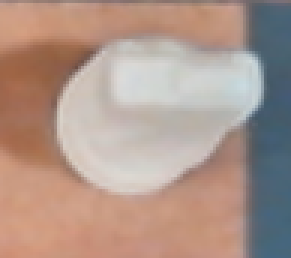
#> input picture ChessStuff/piece_templates/white_knight_01d.png, 97 x 86 px (shown 3 times larger)
$ python -i board_vision_feature_matching.py   (imports and definitions only)
#> lines starting #> are read from the running program, lines starting #| are printed output that depends on the picture
#> further down, picture is the input picture: shape (86, 97, 3); mean B, G, R 139.7, 150.8, 174.5
import cv2
import numpy as np
import sys
import os

# Path fix
current_dir = os.path.dirname(os.path.abspath(__file__))
project_root = os.path.dirname(current_dir)
sys.path.insert(0, project_root)

# Import HDR function
# [6 lines not run here, left out]

# ================== CONFIG ==================
BOARD_SIZE_CM = 40.0
SQUARE_SIZE_CM = BOARD_SIZE_CM / 8.0
TEMPLATES_DIR = r"C:\Users\tkubi\Documents\GithubRepos\CAD Applications Final Project\6DOF_Chess_Bot\ChessStuff\piece_templates"
THRESHOLD = 0.75          # kept for compatibility (not used in feature mode)
CAMERA_INDEX = 0

CROP_LEFT_PX = 100
CROP_RIGHT_PX = 80
BOARD_SHRINK_FACTOR = 0.92

# Now represents MIN_GOOD_MATCHES (tune these!)
PIECE_THRESHOLDS = {
    'white_pawn': 6,   'black_pawn': 6,
    'white_rook': 8,   'black_rook': 8,
    'white_knight': 7, 'black_knight': 7,
    'white_bishop': 7, 'black_bishop': 7,
    'white_queen': 9,  'black_queen': 9,
    'white_king': 10,  'black_king': 10,
}

piece_templates = {}
# [18 lines not run here, left out]

# ================== FEATURE MATCHING SETUP ==================
orb = cv2.ORB_create(nfeatures=400, scaleFactor=1.2, nlevels=8)
RATIO_TEST = 0.75
MIN_GLOBAL_MATCHES = 5

template_features = {}
# [8 lines not run here, left out]


def get_board_corners(frame):
    """Unchanged from your original (goodFeaturesToTrack + shrink logic)."""
    gray = cv2.cvtColor(frame, cv2.COLOR_BGR2GRAY)
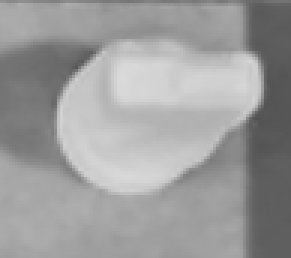
#> gray: shape (86, 97) (shown 3 times larger); min 83, max 219, mean 156.6
    clahe = cv2.createCLAHE(clipLimit=2.0, tileGridSize=(8, 8))
    gray = clahe.apply(gray)
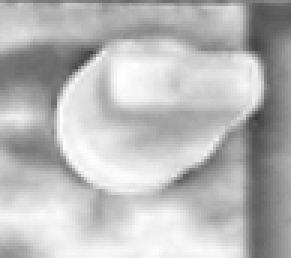
#> gray: shape (86, 97) (shown 3 times larger); min 57, max 255, mean 184.4
    debug_frame = frame.copy()

    corners = cv2.goodFeaturesToTrack(gray, maxCorners=120, qualityLevel=0.13,
                                      minDistance=40, blockSize=7)
#> corners = [[80, 14], [30, 16], [32, 65], [78, 72]]
    if corners is None or len(corners) < 20:
        h, w = gray.shape
#> h = 86; w = 97
        cv2.line(debug_frame, (0,0), (w,h), (0,0,255), 15)
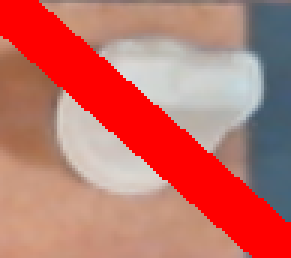
#> debug_frame: shape (86, 97, 3) (shown 3 times larger); mean B, G, R 105, 113.7, 194.1
        cv2.line(debug_frame, (w,0), (0,h), (0,0,255), 15)
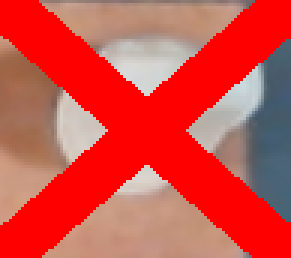
#> debug_frame: shape (86, 97, 3) (shown 3 times larger); mean B, G, R 72.1, 78.9, 208.9
        cv2.imshow("Board Detection FAILED", debug_frame)
#> (the run stopped early here; a loop or call above may not have finished)

$ run again, on ChessStuff/piece_templates/white_knight_02d.png
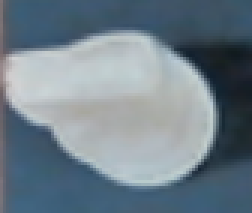
#> input picture ChessStuff/piece_templates/white_knight_02d.png, 84 x 71 px (shown 3 times larger)
#> picture is the input picture: shape (71, 84, 3); mean B, G, R 138.1, 127.2, 111.7
#> in get_board_corners, `gray = clahe.apply(gray)`:
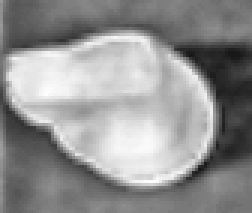
#> gray: shape (71, 84) (shown 3 times larger); min 22, max 253, mean 145.3
#> corners = [[16, 43], [48, 13], [66, 51]]
#> in get_board_corners, `cv2.line(debug_frame, (w,0), (0,h), (0,0,255), 15)`:
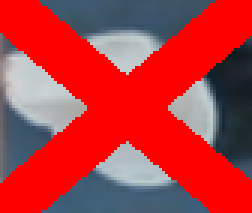
#> debug_frame: shape (71, 84, 3) (shown 3 times larger); mean B, G, R 63, 57.4, 182.1

$ run again, on ChessStuff/piece_templates/white_knight_04d.png
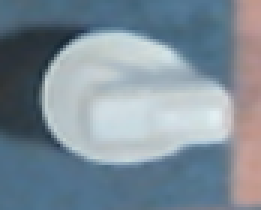
#> input picture ChessStuff/piece_templates/white_knight_04d.png, 87 x 70 px (shown 3 times larger)
#> picture is the input picture: shape (70, 87, 3); mean B, G, R 152.6, 141.1, 125.8
#> in get_board_corners, `gray = clahe.apply(gray)`:
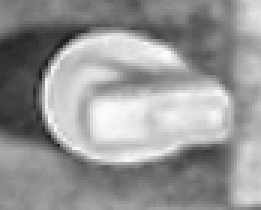
#> gray: shape (70, 87) (shown 3 times larger); min 29, max 251, mean 150.2
#> corners = [[75, 50], [32, 35], [60, 6]]
#> in get_board_corners, `cv2.line(debug_frame, (w,0), (0,h), (0,0,255), 15)`:
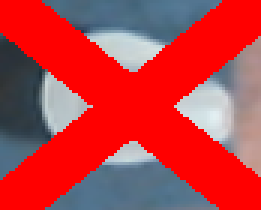
#> debug_frame: shape (70, 87, 3) (shown 3 times larger); mean B, G, R 68, 62.4, 189.2
